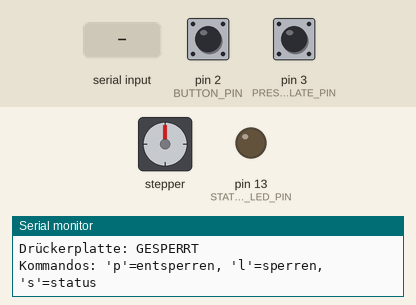
Recording of a sketch running on a simulated Arduino Uno, built with avr-gcc and run on an emulated ATmega328P. Shown: stepper motor, output pins drawn as LEDs (lit = HIGH), the last lines printed to the serial monitor. Wiring (inferred from the names in the program): stepper motor (2048 steps per turn assumed): coils pin 8, pin 9, pin 10, pin 11. Inputs (shaded band) come from the test bench; at power-on: pin 3 (PRESSURE_PLATE_PIN) HIGH, pin 2 (BUTTON_PIN) LOW. Pins used as bus, display or sensor lines are not drawn.

Above: at 1.2 s.
1.3 s: "x" received over Serial
At 2.08 s:
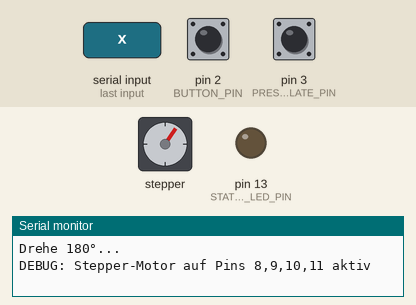
At 2.68 s:
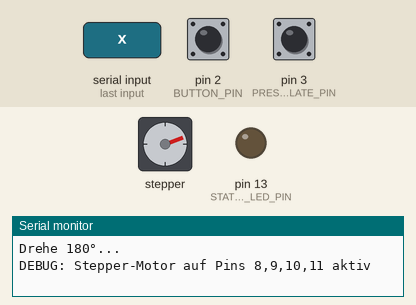
4.3 s: "p" received over Serial
7.3 s: "X" received over Serial
10.3 s: "l" received over Serial
13.3 s: pin 3 (PRESSURE_PLATE_PIN) pulled LOW for 1 s
At 14.03 s:
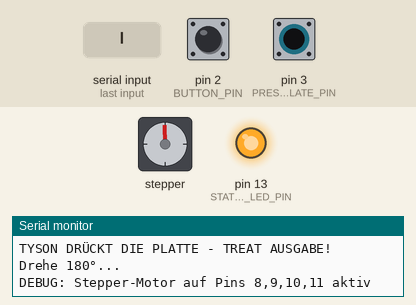
Timing chart, 0 to 17.3 s (numbered marks = the images above; inputs shaded):
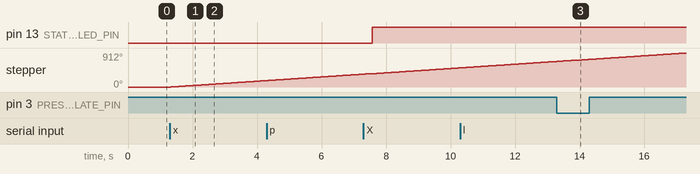

The sketch:

tyson_pressure_plate.ino
```cpp
// Pin Definitionen
const int BUTTON_PIN = 2;           // Bestehender Test-Button
const int PRESSURE_PLATE_PIN = 3;   // Tysons Drückerplatte
const int STATUS_LED_PIN = 13;      // Status-LED: AN wenn Platte aktiv, AUS wenn gedrückt

// Stepper Motor Pins (4-Draht Stepper)
const int motorPins[] = {8, 9, 10, 11};

// Stepper Motor Schrittsequenz
const int steps[4][4] = {
  {1, 0, 0, 0},
  {0, 1, 0, 0},
  {0, 0, 1, 0},
  {0, 0, 0, 1}
};

int currentStep = 0;

// Zustandsvariablen
bool lastButtonState = LOW;
bool lastPlateState = LOW;
bool plateEnabled = false;           // Drückerplatte gesperrt/entsperrt
unsigned long lastPlatePress = 0;   // Entprellungs-Timer
const unsigned long DEBOUNCE_DELAY = 100; // 100ms Entprellung

// Funktions-Deklarationen
void handleSerialCommands();
void handleTestButton();
void handlePressurePlate();
void halfRotation();
void stepMotor();
void motorOff();

void setup() {
  Serial.begin(9600);

  // Pin-Konfiguration
  pinMode(BUTTON_PIN, INPUT);
  pinMode(PRESSURE_PLATE_PIN, INPUT_PULLUP);  // Pull-up für stabile Signale
  pinMode(STATUS_LED_PIN, OUTPUT);

  // Stepper Motor Pins
  for(int i = 0; i < 4; i++) {
    pinMode(motorPins[i], OUTPUT);
  }

  // Startzustand: Platte gesperrt
  plateEnabled = false;
  digitalWrite(STATUS_LED_PIN, LOW);

  Serial.println("Bereit - 'x' für halbe Umdrehung");
  Serial.println("Drückerplatte: GESPERRT");
  Serial.println("Kommandos: 'p'=entsperren, 'l'=sperren, 's'=status");
}

void loop() {
  // Serial-Kommandos verarbeiten
  handleSerialCommands();

  // Test-Button (bestehende Funktionalität)
  handleTestButton();

  // Tysons Drückerplatte
  handlePressurePlate();

  delay(20); // Kurzes Entprellen
}

void handleSerialCommands() {
  if (Serial.available()) {
    char input = Serial.read();

    switch(input) {
      case 'x':
      case 'X':
        // Bestehende Treat-Ausgabe Funktion
        halfRotation();
        break;

      case 'p':
      case 'P':
        // Drückerplatte entsperren
        plateEnabled = true;
        digitalWrite(STATUS_LED_PIN, HIGH);
        Serial.println("DRÜCKERPLATTE ENTSPERRT - Tyson kann Treats holen!");
        break;

      case 'l':
      case 'L':
        // Drückerplatte sperren
        plateEnabled = false;
        digitalWrite(STATUS_LED_PIN, LOW);
        Serial.println("DRÜCKERPLATTE GESPERRT - Tyson muss warten");
        break;

      case 's':
      case 'S':
        // Status abfragen
        Serial.print("STATUS:");
        Serial.println(plateEnabled ? "ENTSPERRT" : "GESPERRT");
        break;
    }
  }
}

void handleTestButton() {
  bool currentButtonState = digitalRead(BUTTON_PIN);

  // Test-Button gedrückt (nur wenn Platte entsperrt)
  if (currentButtonState == HIGH && plateEnabled) {
    if (lastButtonState == LOW) {
      Serial.println("Test-Button gedrückt!");
    }
  }
  // Button losgelassen
  else if (currentButtonState == LOW && lastButtonState == HIGH) {
    Serial.println("Test-Button losgelassen");
  }

  lastButtonState = currentButtonState;
}

void handlePressurePlate() {
  bool currentPlateState = digitalRead(PRESSURE_PLATE_PIN);
  unsigned long currentTime = millis();

  // Entprellung: Nur verarbeiten wenn genug Zeit vergangen ist
  if (currentTime - lastPlatePress > DEBOUNCE_DELAY) {

    // Drückerplatte aktiviert (LOW wegen Pull-up)
    if (currentPlateState == LOW && lastPlateState == HIGH) {
      lastPlatePress = currentTime;

      if (plateEnabled) {
        // Tyson darf sich einen Treat holen!
        Serial.println("TYSON DRÜCKT DIE PLATTE - TREAT AUSGABE!");
        halfRotation(); // Treat ausgeben
      } else {
        // Platte ist gesperrt
        Serial.println("Drückerplatte gesperrt - Tyson muss warten!");
      }
    }
  }

  lastPlateState = currentPlateState;
}

void stepMotor() {
  for(int i = 0; i < 4; i++) {
    digitalWrite(motorPins[i], steps[currentStep][i]);
  }
  currentStep = (currentStep + 1) % 4;
  delay(3);
}

void motorOff() {
  for(int i = 0; i < 4; i++) {
    digitalWrite(motorPins[i], LOW);
  }
}

void halfRotation() {
  Serial.println("Drehe 180°...");
  Serial.println("DEBUG: Stepper-Motor auf Pins 8,9,10,11 aktiv");

  // 2048 Schritte = halbe Umdrehung (4096 Steps = 360°)
  for(int i = 0; i < 2048; i++) {
    stepMotor();
  }

  motorOff();
  Serial.println("Fertig!");
  Serial.println("DEBUG: Bewegung abgeschlossen");
}
```

Measured:
- after the input at 1.3 s, stepper: keeps turning clockwise at about 58°/s, starting at once
- after the input at 13.3 s, pin 13 (STATUS_LED_PIN): stays HIGH (without the input it goes to LOW after 0.60 s)
